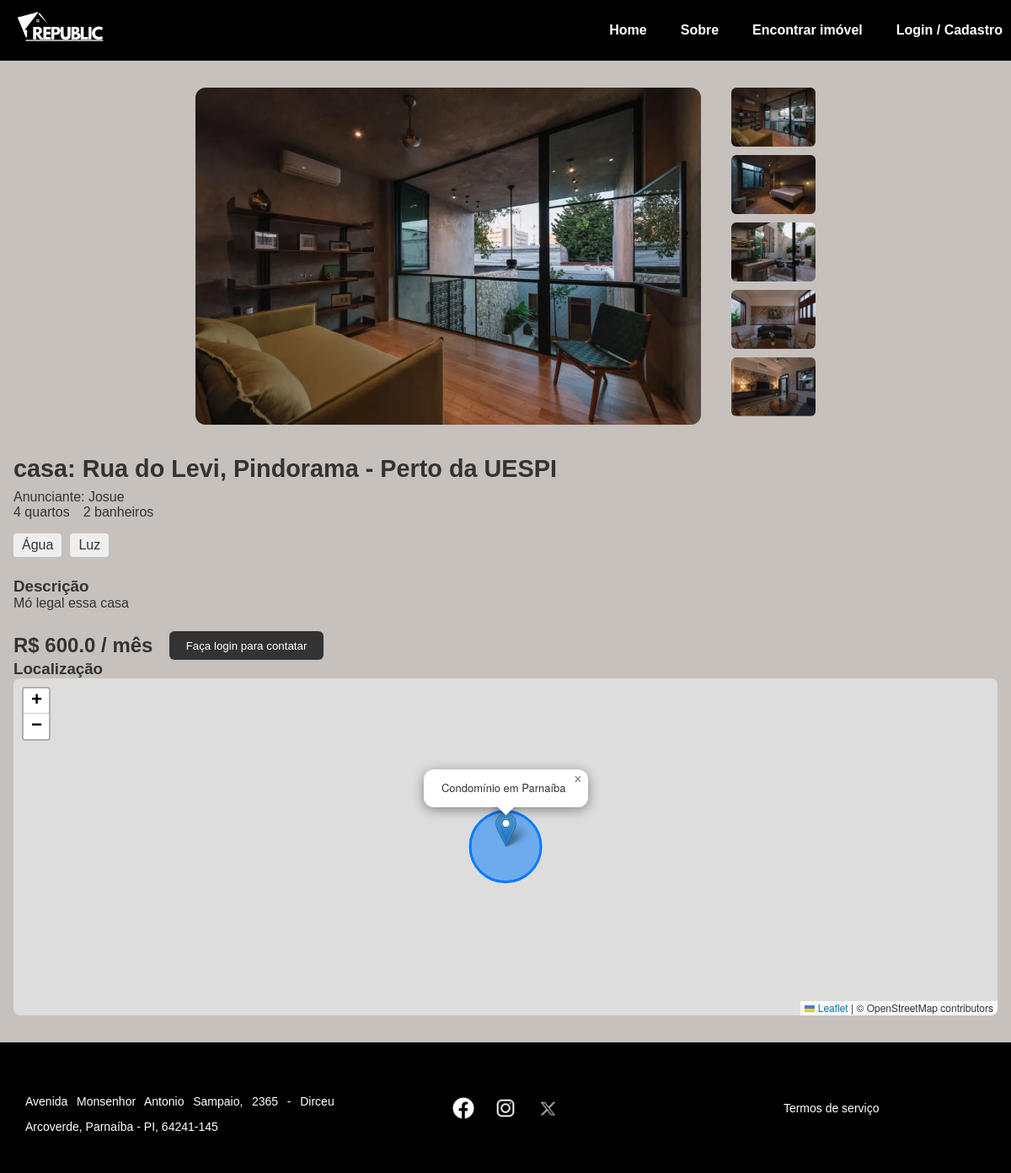
The page /detalhes_imovel/7 on the database its author committed.
### tables this page shows
CREATE TABLE imoveis (
            id INTEGER PRIMARY KEY AUTOINCREMENT,
            endereco TEXT,
            bairro TEXT,
            numero TEXT,
            cep TEXT,
            complemento TEXT,
            valor REAL,
            quartos INTEGER,
            banheiros INTEGER,
            inclusos TEXT,
            outros TEXT,
            descricao TEXT,
            imagem TEXT,
            tipo TEXT,
            usuario_id INTEGER,
            ativo INTEGER DEFAULT 1,
            FOREIGN KEY (usuario_id) REFERENCES usuarios (id)
        );

CREATE TABLE usuarios (
            id INTEGER PRIMARY KEY AUTOINCREMENT,
            nome TEXT NOT NULL,
            email TEXT NOT NULL UNIQUE,
            senha TEXT NOT NULL,
            celular TEXT
        , tipo_usuario TEXT, telefone TEXT, solicitacao_exclusao INTEGER DEFAULT 0);

### properties.py (the view)
@bp.route('/detalhes_imovel/<int:id>')
def detalhes_imovel(id):
    db = get_db()
    r = db.execute(
        """
        SELECT imoveis.*, usuarios.nome AS dono, usuarios.telefone AS telefone_dono
        FROM imoveis
        JOIN usuarios ON usuarios.id = imoveis.usuario_id
        WHERE imoveis.id = ?
        """, (id,)
    ).fetchone()
    if not r:
        flash('Imóvel não encontrado.', 'danger')
        return redirect(url_for('properties.pesquisa'))
    apt = dict(r)
    apt['inclusos'] = apt['inclusos'].split(',') if apt['inclusos'] else []
    apt['imagens'] = apt['imagem'].split(
        ',') if apt['imagem'] else ['default.jpg']
    return render_template(
        'apt.html',
        apartamento=apt,
        dono_nome=r['dono'],
        telefone_dono=r['telefone_dono'],
        usuario_logado=session.get('usuario_id')
    )

### app.py (called while the page is built, shortened)
@app.context_processor
def inject_usuario():
    usuario_nome = tipo_usuario = None
    user_id = g.get('usuario_id')
    return dict(usuario_nome=usuario_nome, tipo_usuario=tipo_usuario)

@app.before_request
def load_logged_in_user():
    user_id = session.get('usuario_id')
    if user_id is None:
        g.usuario_id = None
    else:
        g.usuario_id = user_id # Armazena o ID do usuário em g para fácil acesso

### database.py (called while the page is built)
def get_db():
    if 'db' not in g:
        db_url = current_app.config.get('DATABASE_URL')
        if db_url: # Ambiente de Produção (Render) - Usar PostgreSQL
            try:
                g.db = psycopg2.connect(db_url)
                g.db.cursor_factory = psycopg2.extras.DictCursor
                print("Conectado ao PostgreSQL.")
            except Exception as e:
                print(f"Erro ao conectar ao PostgreSQL: {e}")
                raise ConnectionError(f"Não foi possível conectar ao banco de dados PostgreSQL: {e}")
        else: # Ambiente de Desenvolvimento (Local) - Usar SQLite
            os.makedirs(os.path.dirname(current_app.config['DATABASE']), exist_ok=True)
            g.db = sqlite3.connect(current_app.config['DATABASE'])
            g.db.row_factory = sqlite3.Row # Permite acessar colunas por nome
            print("Conectado ao SQLite.")
    return g.db

### templates/apt.html (shortened to what this page needs)
{% extends 'base.html' %}
{% block extra_css %}
<link rel="stylesheet" href="{{ url_for('static', filename='css/apt.css') }}">
<link rel="stylesheet" href="{{ url_for('static', filename='css/map.css') }}">
<link rel="stylesheet" href="https://unpkg.com/leaflet/dist/leaflet.css" />
{% endblock %}
{% block content %}
<main class="main-content">
  <div class="image-gallery side-by-side">
    <div class="main-img">
      {% if apartamento.imagens and apartamento.imagens|length > 0 %}
      <img id="current-img" src="{{ url_for('static', filename='img/imoveis/' + apartamento.imagens[0]) }}"
        alt="Imagem principal">
      {% else %}
      <img id="current-img" src="{{ url_for('static', filename='img/imoveis/default.jpg') }}" alt="Imagem padrão">
      {% endif %}
    </div>
    <div class="thumbs">
      {% for img in apartamento.imagens %}
      <img class="thumb" src="{{ url_for('static', filename='img/imoveis/' + img) }}" alt="Imagem"
        onclick="changeImage('{{ img }}')">
      {% endfor %}
    </div>
  </div>
  <section class="details">
    <h2>{{ apartamento.tipo }}: {{ apartamento.endereco }}, {{ apartamento.bairro }}{% if apartamento.complemento %} -
      {{ apartamento.complemento }}{% endif %}</h2>
    <div class="anunciante" style="display: flex; align-items: center; gap: 10px;">
      <span>Anunciante: {{ dono_nome }}</span>
    </div>
    <ul class="info">
      <li>{{ apartamento.quartos }} quartos</li>
      <li>{{ apartamento.banheiros }} banheiros</li>
    </ul>
    <div class="highlights">
      {% for item in apartamento.inclusos %}
      <span>{{ item }}</span>
      {% endfor %}
    </div>
    <section class="description">
      <h3>Descrição</h3>
      <p>{{ apartamento.descricao }}</p>
    </section>
    <div class="price-action">
      <span class="price">R$ {{ apartamento.valor }} / mês</span>
      {% if telefone_dono %}
      {% set telefone_formatado = telefone_dono|replace('(', '')|replace(')', '')|replace('-', '')|replace(' ', '') %}
      {% if usuario_logado %}
      <a href="https://wa.me/55{{ telefone_formatado }}?text=Olá!%20Tenho%20interesse%20em%20reservar%20a%20estadia."
        target="_blank">
        <button class="btn" id="contactAnuncianteBtn">Falar com anunciante</button>
      </a>
      {% else %}
      <a href="{{ url_for('auth.login') }}">
        <button class="btn">Faça login para contatar</button>
      </a>
      {% endif %}
      {% else %}
      <button class="btn" disabled>WhatsApp indisponível</button>
      {% endif %}
    </div>
  </section>
  <section class="map">
    <h3>Localização</h3>
    <div id="map"></div>
  </section>
</main>
{% endblock %}

### static/css/style.css (style rules this page uses)
* { margin: 0; padding: 0; box-sizing: border-box; }
html, body { overflow-x: hidden; width: 100%; / }
body { font-family: Arial, sans-serif; background-color: #c6c1bd; color: #333; }
:root { --cor-primary: #000000; --cor-secundary: #ffffff; --cor-accent: #e7a500; --cor-cta: rgba(255, 255, 255, 0.589); --cor-footer-bg: #000000; --cor-footer-text: #ffffff; }

### static/css/apt.css (style rules this page uses)
.main-content { max-width: 1200px; margin: 2rem auto; padding: 0 1rem; }
.image-gallery { display: flex; flex-direction: column; align-items: center; gap: 1rem; }
.image-gallery.side-by-side { flex-direction: row; align-items: flex-start; justify-content: center; }
.main-img img { width: 100%; max-width: 800px; height: auto; border-radius: 12px; }
.image-gallery.side-by-side .main-img img { width: 600px; height: 400px; object-fit: cover; border-radius: 12px; }
.thumbs { display: flex; gap: 10px; flex-wrap: wrap; justify-content: center; }
.image-gallery.side-by-side .thumbs { flex-direction: column; gap: 10px; margin-left: 20px; }
.thumbs img { width: 100px; height: 70px; object-fit: cover; border-radius: 6px; cursor: pointer; transition: transform 0.2s; }
.details { margin-top: 2rem; }
.details h2 { font-size: 1.8rem; margin-bottom: 0.5rem; }
.info { list-style: none; padding: 0; display: flex; flex-wrap: wrap; gap: 1rem; }
.highlights { display: flex; flex-wrap: wrap; gap: 10px; margin: 1rem 0; }
.highlights span { background-color: #eee; padding: 5px 10px; border-radius: 4px; }
.description { margin: 1.5rem 0; }
.price-action { display: flex; align-items: center; gap: 20px; flex-wrap: wrap; }
.price { font-weight: bold; font-size: 1.5rem; }
.price-action button { background-color: #333; color: white; border: none; padding: 0.6rem 1.2rem; border-radius: 6px; cursor: pointer; transition: background-color 0.2s; }
.anunciante { display: flex; align-items: center; gap: 10px; }

### static/css/map.css (style rules this page uses)
#map { width: 100%; height: 100%; min-height: 400px; border-radius: 8px; }

### rows shown on the page
imoveis: tipo "casa", endereco "Rua do Levi", bairro "Pindorama", complemento "Perto da UESPI", quartos "4", banheiros "2", descricao "Mó legal essa casa", valor "600.0"
usuarios: nome "Josue"

### other values the page prints
{{ item }} "Água" "Luz"
